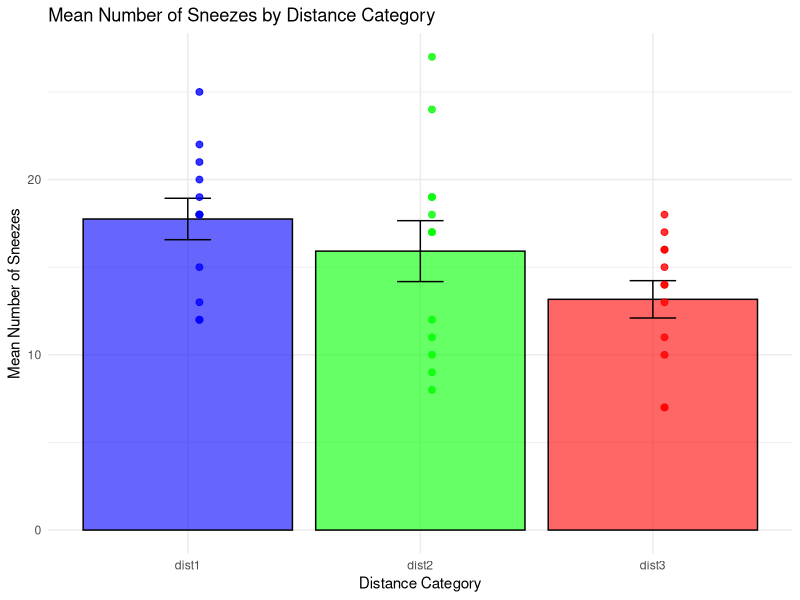

Reproduce this figure in R.
## ---- chunk 1
# We'll begin by loading up the libraries and data we need, as always.
knitr::opts_chunk$set(echo = TRUE)

# this deletes any variables that are in your environment
# useful so you don't get conflicts you're unaware of
rm(list=ls())

# loading the libraries
library(tidyverse)
library(here)
library(ggplot2)
# you might need other libraries; load here here if so


# loading datasets (don't change this)
ds <- read_csv(file=here("sneezes.csv"))
dl <- read_csv(file=here("liedetector.csv"))
df <- read_csv(file=here("foodwaste.csv"))
da <- read_csv(file=here("animals.csv"))
dh <- read_csv(file=here("health.csv"))
dp <- read_csv(file=here("positivity.csv"))

# makes variables into factors (don't change this)
dh$person <- as.factor(dh$person)
dp$person <- as.factor(dp$person)
dl$question <- as.factor(dl$question)
ds$distCat <- as.factor(ds$distCat)

# reorders so orders are intuitive, and converts to factors
# (don't change this)
da$size <- factor(da$size,levels=c("small","medium","large"))
da$year <- factor(da$year,levels=c("past","present"))
dh$height <- factor(dh$height,levels=c("short","tall"))
dh$income <- factor(dh$income,levels=c("poor","rich"))
dp$then <- factor(dp$then,levels=c("positive","negative"))
dp$now <- factor(dp$now,levels=c("positive","negative"))
## ---- chunk 2
f_five_data=head(ds)
cor.test(ds$distance,ds$sneezes)
## ---- chunk 3
library(ggplot2)
library(dplyr)

summary_df <- ds %>%
  group_by(distCat) %>%
  summarise(
    mean_sneezes = mean(sneezes),
    se = sd(sneezes) / sqrt(n())
  )

colors <- c("blue", "green", "red")
names(colors) <- levels(ds$distCat)

ggplot(summary_df, aes(x = distCat, y = mean_sneezes, fill = distCat)) +
  geom_bar(stat = "identity", color = "black", alpha = 0.6) +
  geom_errorbar(aes(ymin = mean_sneezes - se, ymax = mean_sneezes + se),
                width = 0.2) +
  geom_point(data = ds, 
             aes(x = distCat, y = sneezes, color = distCat), 
             position = position_nudge(x = 0.05), 
             alpha = 0.8, size = 2, show.legend = FALSE) +
  scale_fill_manual(values = colors) +
  scale_color_manual(values = colors) +
  theme_minimal() +
  labs(
    title = "Mean Number of Sneezes by Distance Category",
    x = "Distance Category",
    y = "Mean Number of Sneezes"
  ) +
  theme(legend.position = "none")

## ---- chunk 4
library(car)

leveneTest(sneezes ~ distCat, data = ds)

model <- aov(sneezes ~ distCat, data = ds)
shapiro.test(residuals(model))

## ---- chunk 5
anova_model <- aov(sneezes ~ distCat, data = ds)
summary(anova_model)
## ---- chunk 6
TukeyHSD(anova_model)
## ---- chunk 7
# insert your code here
## ---- chunk 8
# insert your code here
## ---- chunk 9
# insert your code here
## ---- chunk 10
# insert your code here
## ---- chunk 11
# insert your code here
## ---- chunk 12
# insert your code here
## ---- chunk 13
# insert your code here
## ---- chunk 14
# insert your code here
## ---- chunk 15
# insert your code here
## ---- chunk 16
# insert your code here
## ---- chunk 17
# insert your code here
## ---- chunk 18
# insert your code here
## ---- chunk 19
# insert your code here
